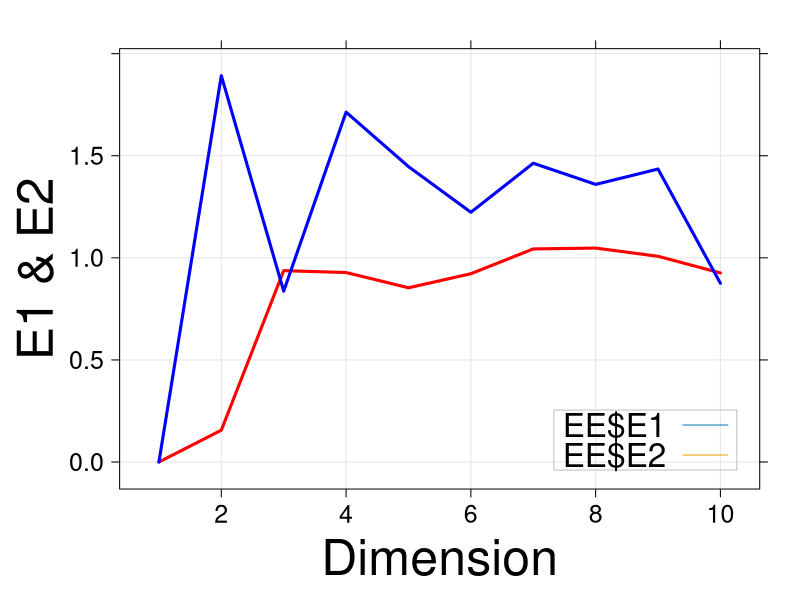

This chart was generated by the following R code:
#***************************************************************************
#*      Pratical method for determing the minimum embedding dimension      *
#*                     of a scalar time series                             *
#*           L. Cao, Physica D, 110 (1 & 2), 43-52, 1997.                  *
#*                                                                         *
#*   Notices:   This program is ONLY used for your researches.             *
#*                                                                         *
#*                                  Liangyue Cao       March,1997.         *
#***************************************************************************
#
# 
# Fortran Version by Christophe LETELLIER
# France 03/04/2013
# [www.atomosyd.net/spip.php?article128]
# 
# R Version byPerez-Xochicale M. A. 
# December 2014 
# CONACYT Mexico - University of Birmingham, UK
# [https://sites.google.com/site/perezxochicale/????????????????????]
# 
####learn how to use github so as to upload all my scripts
#

library(lattice) ##xyplot


x <- NULL;
v <- NULL;
v0 <- NULL;
vij <- NULL;
a <- NULL;
ya <- NULL;
d <- NULL;
tau <- NULL;


#
# ndp - is the number of data points used for computations
# tau - is the time-delay embedding parameter
# maxd - is the maximum dimension which you want to test.
#

ndp <- 20
tau <- 1

maxd <-10


#Sample, Time, YAW, PITCH, ROLL
setwd(getwd()); # set and get the current working directory
#x <- read.csv('lorenz_N10.dat', header = FALSE, sep=' ');
x <- read.csv('henon_xn.dat', header = FALSE, sep=' ');


dimensionCao <- function(x,tau,maxd) {

  E1 <- matrix(0,1,maxd)  
  E2 <- matrix(0,1,maxd) 
  
  a <- matrix(0,1,maxd)
  ya <- matrix(0,1,maxd)

  counter <- 0
  
  #+++++++++++++++++++++++++++++++++++++++++++
  for(d in 1:maxd) {
    

    v <- matrix(0,1,d)

    
    
    #di <- d;
    #xi <- x[di,1]
    #print("====")
    
    
    
    cat(sprintf("====================\n"))
    cat(sprintf("====   d= %d \n", d))
    cat(sprintf("====================\n"))
    
    
    
    ng <-ndp - d*tau
    v <- matrix(0,1,d)
    
    #cat(sprintf("  ng= %d \n", ng))
    
      #######################################
      # This section is for configuring the for loops
      # that do not cotemplate the negatives values of ng in the i-th loop
      forloop_ij_start <- ifelse(ng > 0, 1, 0)
      ng <- ifelse(ng <= 0, 0, ng)
      #######################################
      
      #+++++++++++++++++++++++++++++++++++++++++++
      for(i in forloop_ij_start:ng) {
        v0 <- 1e30
        
        cat(sprintf("----------------------\n"))
        cat(sprintf("----   i= %d \n", i))
        cat(sprintf("----------------------\n"))
        

            #+++++++++++++++++++++++++++++++++++++++++++
            for (j in forloop_ij_start:ng){
              
              cat(sprintf("----   j= %d \n", j))
              
              if(j==i){
                #print("equal")
              }
              else
              {
                #cat(sprintf("j and i are different\n"))
                
                
                for(k in 1:d){
                  #cat(sprintf("k= %d, i+(k-1)*tau = %d, x[i+(k-1)*tau,1]= %f\n", k, i+(k-1)*tau,x[i+(k-1)*tau,1]))
                  #cat(sprintf("k= %d, j+(k-1)*tau = %d, x[j+(k-1)*tau,1]= %f\n", k, j+(k-1)*tau,x[j+(k-1)*tau,1]))
                  v[1,k]=abs( x[i+(k-1)*tau,1] - x[j+(k-1)*tau,1] )
                  cat(sprintf ("k %d , v(k)=|xi-xj| %f \n" ,k, v[1,k] )  ) 
                  
                  #cat(sprintf("k %d \n", k ))
                  
                  counter = counter + 1
                  
                  cat(sprintf("kkkounter= %d \n ",counter ))
                }
                if (d==1){
                  vij=v[1,d]
                  #cat(sprintf("vij =v(d) %f \n", vij ))
                  
                  #cat(sprintf("(vij <= v0) %s \n", (vij <= v0) ))
                  #cat(sprintf("(vij != 0) %s \n", (vij != 0) ))
                  
                  ##SUNTHAX ERROR WITH THE ORIGINAL VERSION OF .lt. lessthan operation 
                  #if((vij <= v0) & (vij != 0)  ){
                    if((vij < v0) & (vij != 0)  ){
                    n0=j
                    v0=vij                    
                    #cat(sprintf("n0= %f \n", n0 ))
                    #cat(sprintf("v0= %f \n", v0 ))
                  }
                
                }
                else ##if d != than 1
                {
                  
                  for(k in 1:(d-1)){
                    v[1,k+1] = max(v[1,k],v[1,k+1])
                    cat(sprintf("k= %d,  v[1,k+1] = max(v[1,k],v[1,k+1]) = %f \n", k, v[1,k+1]))                    
                    counter = counter + 1
                    cat(sprintf("kounter= %d \n",counter ))
                  }
                  vij=v[1,d]
                  #cat(sprintf("(vij <= v0) %s \n", (vij <= v0) ))
                  #cat(sprintf("(vij != 0) %s \n", (vij != 0) ))
                  
                  
                  ####if((vij <= v0) & (vij != 0)  ){
                    ######################
                    ######################
                    ##ERROR WITH THE .lt. lessthan operation in fortran
                    #j=06 1.6883493065834045     
                    #j=10 1.6883493065834045 
                  ###henceforth, it should be changed to
                    
                    
                    
                  if((vij < v0) & (vij != 0)  ){
                    n0=j
                    v0=vij                    
                    #cat(sprintf("n0= %f \n", n0 ))
                    #cat(sprintf("v0= %f \n", v0 ))
                  }
                  
                }
                
                
              }
              
              cat(sprintf(" counter = %d \n", counter ))      
              
              
            }#-------------------------------------------
        #cat(sprintf(">>>>>>>>>>>>>>>>>>>>\n"))
        #cat(sprintf("v0= %f \n", v0 ))
        #cat(sprintf("i+d*tau =  %d,  %f\n", i+d*tau , x[i+d*tau,1]))
        #cat(sprintf("n0+d*tau =  %d,  %f\n", n0+d*tau , x[n0+d*tau,1]))
        #cat(sprintf("abs(x[i+d*tau,1]-x[n0+d*tau,1]= %f \n", (abs(x[i+d*tau,1]-x[n0+d*tau,1]) )))
        #cat(sprintf("(max(v0,abs(x[i+d*tau,1]-x[n0+d*tau,1]))/v0)= %f \n", (max(v0,abs(x[i+d*tau,1]-x[n0+d*tau,1]))/v0) ))
        
        
        a[1,d]=a[1,d] + (max(v0,abs(x[i+d*tau,1]-x[n0+d*tau,1]))/v0)
        #cat(sprintf("a( %d )= a(d)+ max(..)= %f \n",d, a[1,d] ))
        
        #cat(sprintf("--------------------\n"))
        #cat(sprintf("i+d*tau =  %d,  %f\n", i+d*tau , x[i+d*tau,1]))
        #cat(sprintf("n0+d*tau =  %d,  %f\n", n0+d*tau , x[n0+d*tau,1]))
        #cat(sprintf("abs(x[i+d*tau,1]-x[n0+d*tau,1]= %f \n", (abs(x[i+d*tau,1]-x[n0+d*tau,1]) )))
        ya[1,d]=ya[1,d] + (abs(x[i+d*tau,1]-x[n0+d*tau,1]))
        #cat(sprintf("ya( %d )= ya(d)+ abs(..)= %f \n",d, ya[1,d] ))  
        
        #cat(sprintf("<<<<<<<<<<<<<<<<<<<<\n"))
        
        counter = counter + 1
        
        cat(sprintf("kkkkkkkkkkounter= %d \n ",counter ))
        
      }#-------------------------------------------

    #cat(sprintf("E1E2E1E2E1E2E1E2E1E2E1E2E1E2E1E2E1E2\n"))
    
    a[1,d]=a[1,d]/ng
    ya[1,d]=ya[1,d]/ng
    #cat(sprintf("a[1,%d] = a[1,d]/ng = %f \n",d, a[1,d] ))
    #cat(sprintf("ya[1,%d] = ya[1,d]/ng = %f \n",d, ya[1,d] ))
    
    #cat(sprintf("E1E2E1E2E1E2E1E2E1E2E1E2E1E2E1E2E1E2\n"))
    
    
    if (d >=2 ){

      E1[1,d]=a[1,d]/a[1,d-1]
      E2[1,d]=ya[1,d]/ya[1,d-1]
      
      #cat(sprintf("%d , E1=%f, E2=%f \n", d-1, a[1,d]/a[1,d-1], ya[1,d]/ya[1,d-1] ))      
#      cat(sprintf("%d , E2=%f \n", d-1, ya[1,d]/ya[1,d-1]  ))      
      
    }
    
    
  }#-------------------------------------------

cat(sprintf(" ENDcounter = %d \n", counter ))      

  #return(E1,E2)
  list(E1=E1, E2=E2)

}






# ###FUNCTION
# E1 <- 
EE <- dimensionCao(x,tau,maxd)
EE$E1
EE$E2

dimension_ith <- 1:maxd

xyplot(EE$E1 + EE$E2 ~ dimension_ith,
       pch=16, col.line = c('red', 'blue'), type = c("l","g"), lwd=3,
       main=list(label="", cex=2.5),
       xlab=list(label="Dimension", cex=3),
       ylab=list(label="E1 & E2", cex=3),
       scales=list(cex=1.5),# labels from the 
       auto.key=list(
         points = F, lines = T, border= "grey", cex=2, corner=c(0.95,0.05)
      #   columns=2,
      )
      )

